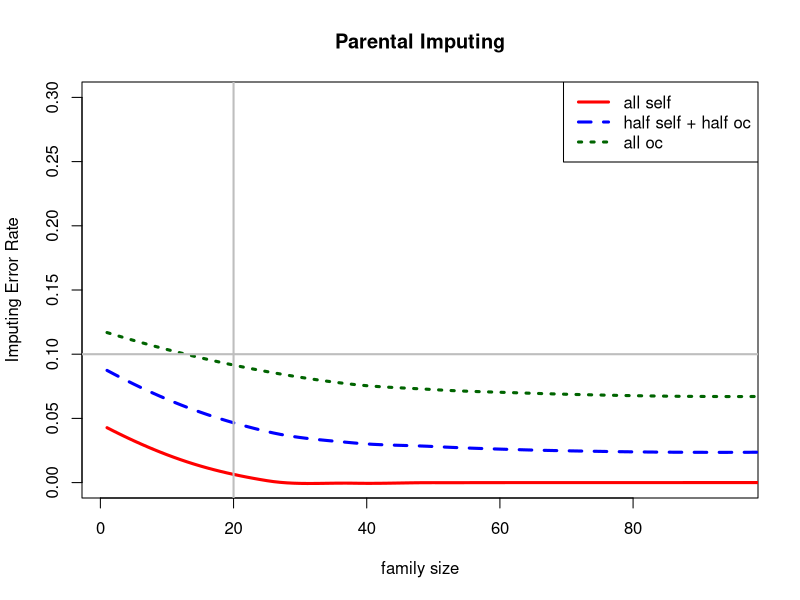

Generate this figure with R: (Note: this script raises an error after producing the figure.)
# Jinliang Yang
# 11.23/2015
# collect simulation results


### rate 50% self and 50% outcrossed
res1 <- read.csv("cache/simip_out1.csv")
res2 <- read.csv("cache/simip_out2.csv")
res3 <- read.csv("cache/simip_out3.csv")


### plot ###############################################
lo1 <- loess(res1$error/1000~res1$size)
lo2 <- loess(res2$error/1000~res2$size)
lo3 <- loess(res3$error/1000~res3$size)



pdf("graphs/sim_ip.pdf", width=5, height=5)
par(mfrow=c(1,1))
plot(x=0, y=0, type="n",  main="Parental Imputing",
     xlab="family size", ylab="Imputing Error Rate", xlim=c(1, 95), ylim=c(0,0.3))
lines(predict(lo1), col="red", lwd=3, lty=1)
lines(predict(lo2), col="blue", lwd=3, lty=2)
lines(predict(lo3), col="darkgreen", lwd=3, lty=3)
abline(h=0.1, lwd=2, col="grey")
#abline(v=10, lwd=2)
abline(v=20, lwd=2, col="grey")
legend("topright", col=c("red", "blue", "darkgreen"), lty=c(1,2,3), lwd=3,
       legend=c("all self", "half self + half oc", "all oc"))
dev.off()






#############
pdf("graphs/sim1_impute_parent.pdf", width=15, height=5)
par(mfrow=c(1,3))
res5 <- res5[order(res5$size), ]
plot(res5$size, res5$err1, type="l", col="blue", lwd=3, main="impute_parent Error rate",
     xlab="family (50% self and 50% outcross)", ylab="error rate", ylim=c(0, 0.7))
lines(res5$size, res5$err2, col="red", lty=2, lwd=3)
abline(h=0.1, lty=4, lwd=2, col="red")
legend("topright", lty=c(1,2), lwd=3, col=c("blue", "red"), legend=c("Maximum Likelihood", "Odd ratio > 0.7"))

res0 <- res0[order(res0$size), ]
plot(res0$size, res0$err1, type="l", col="blue", lwd=3, main="impute_parent Error rate",
     xlab="family size (0% self and 100% outcross)", ylab="error rate", ylim=c(0, 0.7))
lines(res0$size, res0$err2, col="red", lty=2, lwd=3)
abline(h=0.1, lty=4, lwd=2, col="red")
legend("topright", lty=c(1,2), lwd=3, col=c("blue", "red"), legend=c("Maximum Likelihood", "Odd ratio > 0.7"))

res1 <- res1[order(res1$size), ]
plot(res1$size, res1$err1, type="l", col="blue", lwd=3, main="impute_parent Error rate",
     xlab="family size (0% self and 100% outcross)", ylab="error rate", ylim=c(0, 0.7))
lines(res1$size, res1$err2, col="red", lty=2, lwd=3)
abline(h=0.1, lty=4, lwd=2, col="red")
legend("topright", lty=c(1,2), lwd=3, col=c("blue", "red"), legend=c("Maximum Likelihood", "Odd ratio > 0.7"))


dev.off()





